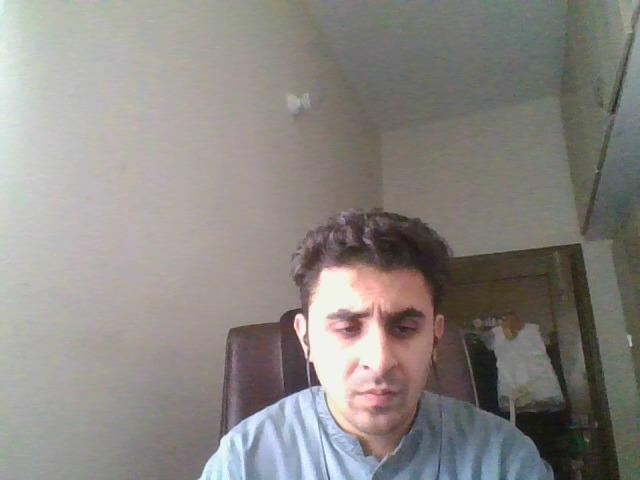
#> input picture Orignal.jpg, 640 x 480 px
$ python croppingimage.py
#> lines starting #> are read from the running program, lines starting #| are printed output that depends on the picture

from PIL import Image

if __name__ == "__main__":
    loop = True

    input_loc = 'Orignal.jpg'
    output_loc = 'cropped.jpg'
    im = Image.open("Orignal.jpg")
#> im is the input picture: PIL image 640x480 RGB; mean R, G, B 138.4, 134.6, 131
    im_size = im.size
#> im_size = (640, 480)
    w, h = im.size
#> w = 640; h = 480
    width = 240
    height = 420
    left = (w / 2) - (width/2)
#> left = 200
    top = (h / 2) - (height/2)
#> top = 30

    box = (left, top, left + width, top + height)
#> box = (200, 30, 440, 450)
    area = im.crop(box)
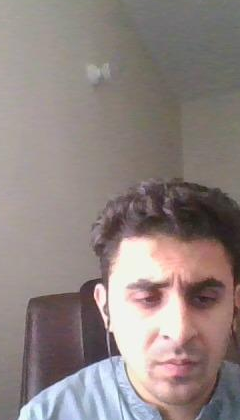
#> area: PIL image 240x420 RGB; mean R, G, B 143.3, 131.5, 129
    area.show()
    print(area.size)
#| (240, 420)
    area.save("cropped.jpg", "JPEG")
